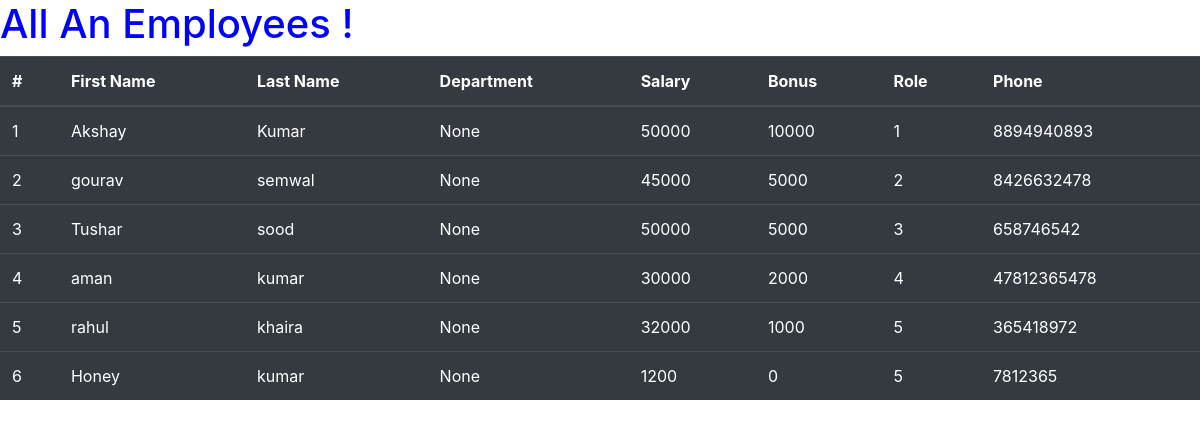
Page /all_emp/ on the committed database.
### emp_app/models.py (models this page shows)
class Employee(models.Model):
    first_name=models.CharField(max_length=100)
    last_name=models.CharField(max_length=100)
    salary=models.IntegerField(default=0)
    dept=models.CharField(max_length=100,null=True,blank=True)
    bonus=models.IntegerField(default=0)
    role=models.IntegerField(max_length=100,null=True,blank=True)
    phone=models.CharField(max_length=20,default='20')
    hire_date=models.DateField(auto_now=True)
    def __str__(self):
             return f"Employee: {self.first_name,self.last_name,self.phone,self.role,self.dept,self.hire_date,self.bonus}"

### emp_app/views.py (the view)
# urls.py: path("all_emp/",views.all_emp,name='all_emp'),
def all_emp(request):
    emps=Employee.objects.all()
    context={
        'emps':emps
    }
    print(context)
    return render(request,'all_emp.html',context)

### emp_app/templates/all_emp.html (shortened to what this page needs)
<!DOCTYPE html>
<html lang="en">
<head>
  <link rel="stylesheet" href="https://stackpath.bootstrapcdn.com/bootstrap/4.5.2/css/bootstrap.min.css">
</head>
<body>
  <h1 style="color: blue;">All An Employees !</h1>
  <table class="table table-dark">
    <thead>
      <tr>
        <th scope="col">#</th>
        <th scope="col">First Name</th>
        <th scope="col">Last Name</th>
        <th scope="col">Department</th>
        <th scope="col">Salary</th>
        <th scope="col">Bonus</th>
        <th scope="col">Role</th>
        <th scope="col">Phone</th>
      </tr>
    </thead>
    <tbody>
      {% for employee in emps %}
      <tr>
        <td>{{ forloop.counter }}</td>
        <td>{{ employee.first_name }}</td>
        <td>{{ employee.last_name }}</td>
        <td>{{ employee.dept }}</td>
        <td>{{ employee.salary }}</td>
        <td>{{ employee.bonus }}</td>
        <td>{{ employee.role }}</td>
        <td>{{ employee.phone }}</td>
      </tr>
      {% endfor %}
    </tbody>
  </table>
</body>
</html>

### rows in the picture
Employee: first_name "Akshay", last_name "Kumar", dept "None", salary "50000", bonus "10000", role "1", phone "8894940893"
Employee: first_name "gourav", last_name "semwal", dept "None", salary "45000", bonus "5000", role "2", phone "8426632478"
Employee: first_name "Tushar", last_name "sood", dept "None", salary "50000", bonus "5000", role "3", phone "658746542"
Employee: first_name "aman", last_name "kumar", dept "None", salary "30000", bonus "2000", role "4", phone "47812365478"
Employee: first_name "rahul", last_name "khaira", dept "None", salary "32000", bonus "1000", role "5", phone "365418972"
Employee: first_name "Honey", last_name "kumar", dept "None", salary "1200", bonus "0", role "5", phone "7812365"
